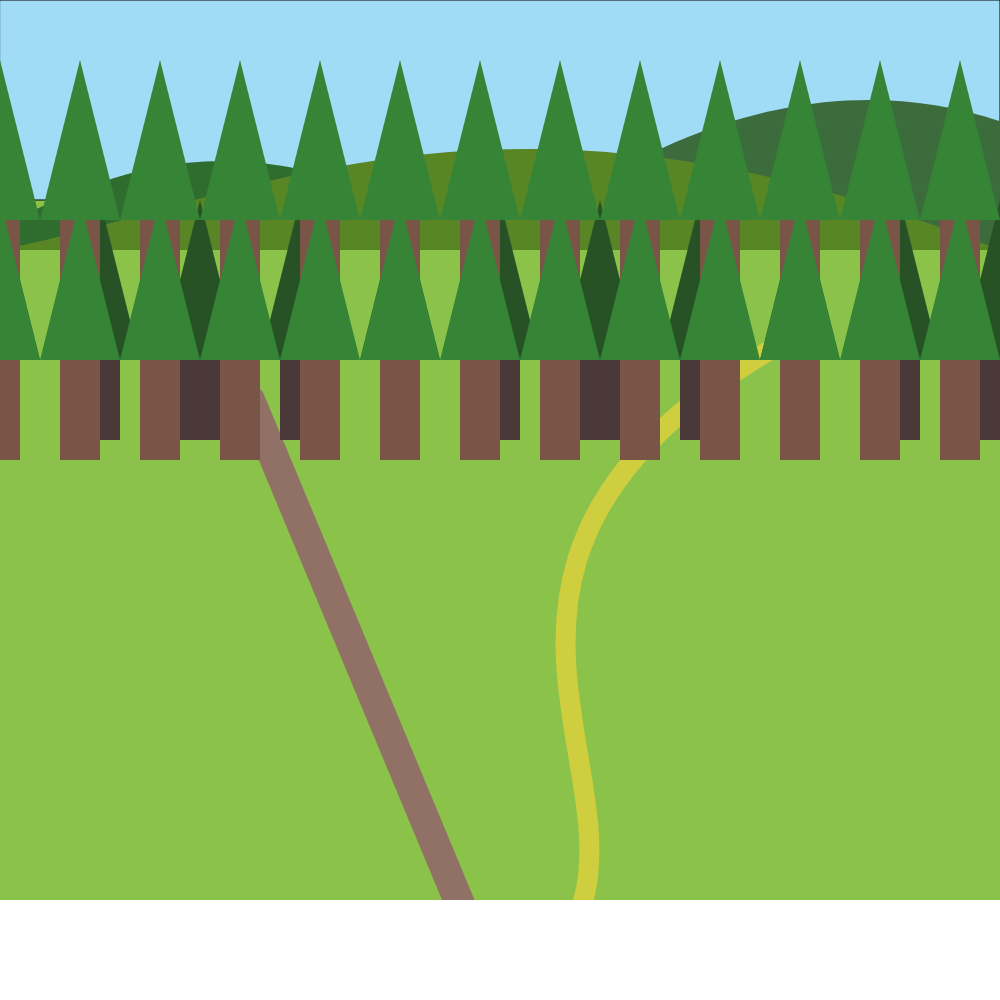
Frame 1 (no input)
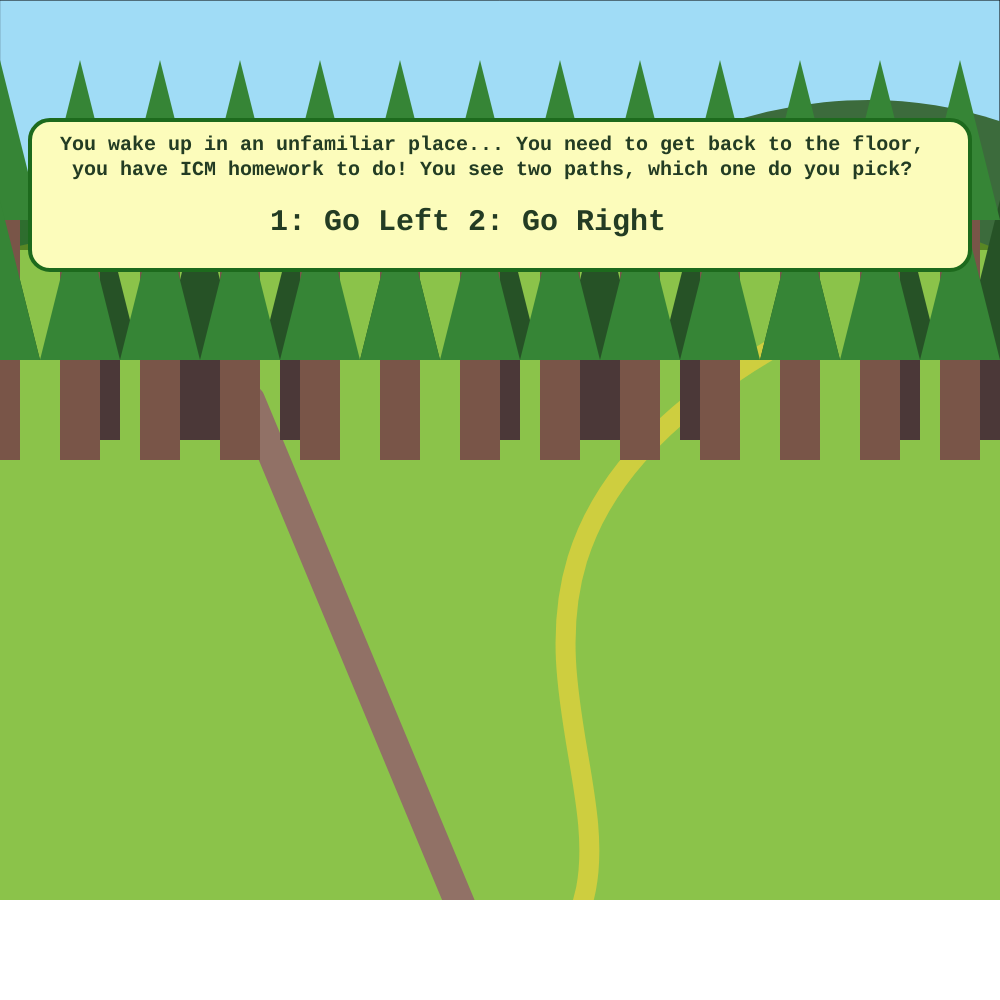
Frame 60 (no input)
Frame 120 (the mouse pressed at the canvas centre since frame 60): identical to frame 60, image omitted

The p5.js sketch that drew these frames (run headless with seeded random() and noise() and a simulated clock; from frame 60 on, the mouse is pressed at the canvas centre):

// p5.js sketch
// ── sketch.js
let currentScene;
let img;
let showText = false; 

// let showLeft = false;
// let showRight = false;
// let hasChosen = false;
// let showTitle = true;
// let leftStep = 0;
// let rightStep = 0;
// let randomShake;



function setup() {
  createCanvas(1000, 1000);

  
  currentScene = scene1;
}

function draw() {
  currentScene();
}

function scene1() {
  createCanvas(1000, 1000);
  background("#8BC34A");

  //blue sky
  fill("#A0DCF6");
  rect(0, 0, 1000, 200);

  //left road
  strokeWeight(30);
  stroke("#917166");
  line(500, 1000, 250, 400);

  //right road
  noFill();
  strokeWeight(20);
  stroke("rgb(206,206,63)");
  bezier(500, 1000, 750, 850, 350, 600, 770, 350);

  //background mountain
  strokeWeight(0);

  //right mountain
  fill("rgb(46,109,46)");
  bezier(-100, 250, 50, 250, 150, 50, 500, 250);

  //left mountain
  fill("rgb(60,107,60)");
  bezier(500, 250, 750, 50, 1000, 50, 1200, 250);
  //middle mountain
  fill("#598624");
  bezier(0, 250, 250, 200, 500, 50, 1000, 250);

  //trees
  for (let x = 0; x <= width; x += 100) {
    for (let y = 200; y <= 300; y += 120) {
      fill("rgb(38,82,38)");
      triangle(x, y, x + 40, y + 160, x - 40, y + 160);
      fill("rgb(75,56,56)");
      rect(x - 20, y + 160, 40, 80);
    }
  }
  for (let x = 0; x <= width; x += 80) {
    for (let y = 60; y <= 300; y += 140) {
      fill("rgb(54,133,54)");
      triangle(x, y, x + 40, y + 160, x - 40, y + 160);

      fill("#795548");
      rect(x - 20, y + 160, 40, 100);
    }
  }

  // White bar at the bottom
  fill(255);
  rect(0, 900, 1000, 100); // The white bar at the bottom for text
  
 setTimeout(function() {
    showText = true; 
  }, 1000);
  
  if (showText){
  fill("rgb(252,252,187)");
  stroke("rgb(29,106,29)"); // pink frame
  strokeWeight(4);
  rect(30, 120, 940, 150, 20); // 
  
  //show text
  
  fill("rgb(35,60,35)");
  textSize(20);
  strokeWeight(0);
 textFont('Courier New', 20);
  textStyle(BOLD);
  text(
    "You wake up in an unfamiliar place... You need to get back to the floor, \n you have ICM homework to do! You see two paths, which one do you pick?",
    60,
    150
  );
  textFont('Courier New', 30);
  text("1: Go Left 2: Go Right", 270, 230);
  }
  
  if (keyIsPressed) {
    if (key === "1") {
      currentScene = sceneB;
    } else if (key === "2") {
      currentScene = sceneTaigen;
    }
  }
}

function sceneB() {
  createCanvas(1000, 1000);
  colorMode(RGB, 255);
  background(200);

  //shirt
  noStroke();
  fill(255, 213, 0);
  ellipse(200, 400, 240, 220);

  //hair fill
  noStroke();
  fill(102, 51, 0);
  rect(105, 80, 190, 205, 80, 80, 0, 0);

  //face fill
  noStroke();
  fill(255, 226, 198);
  //ellipse(200, 190, 150, 170)
  rect(130, 120, 140, 150, 40, 40, 70, 65);

  //neck
  stroke(255, 226, 198);
  strokeWeight(50);
  line(200, 270, 200, 300);

  //left bang outline
  noFill();
  stroke(0);
  strokeWeight(5);
  bezier(185, 120, 100, 110, 180, 190, 105, 180);

  //right bang outline
  noFill();
  stroke(0);
  strokeWeight(5);
  bezier(215, 120, 300, 110, 220, 190, 295, 180);

  //left hair outline
  noFill();
  stroke(0);
  strokeWeight(5);
  bezier(200, 90, 40, 40, 160, 350, 105, 270);

  //right hair outline
  noFill();
  stroke(0);
  strokeWeight(5);
  bezier(200, 90, 360, 40, 240, 350, 295, 270);

  //line for face
  noFill();
  stroke(0);
  strokeWeight(5);
  arc(200, 205, 140, 130, 0, PI);

  //lines for nose
  stroke(0);
  strokeWeight(5);
  line(195, 170, 195, 190);

  noFill();
  stroke(0);
  strokeWeight(5);
  arc(195, 200, 20, 20, HALF_PI, PI + HALF_PI);

  //eyes
  strokeWeight(3);
  fill(102, 51, 0);
  ellipse(165, 170, 15, 20);
  ellipse(225, 170, 15, 20);

  noFill();
  curve(140, 200, 160, 163, 180, 155, 200, 160);
  curve(200, 200, 220, 163, 240, 155, 240, 160);
  //arc(240, 162, 40, 10, PI, PI + HALF_PI)

  //lips
  fill(255, 180, 153);
  noStroke();
  arc(200, 225, 60, 40, 0, PI);

  // White bar at the bottom

  // fill(255);
  // rect(0, 500, 400, 100); // The white bar at the bottom for text

  //show text
    fill(255);
  rect(0, 900, 1000, 100); // The white bar at the bottom for text
  fill("rgb(252,252,187)");
  stroke("#FFD044"); // pink frame
  strokeWeight(4);
  rect(350, 120, 600, 150, 20); // 
  
  fill(0);
  textSize(20);
 fill("rgb(35,60,35)");
  textSize(20);
  strokeWeight(0);
 textFont('Courier New', 20);
  textStyle(BOLD);
  
  text("Hi, I’m B! You want to get back to the floor?", 370, 180);
  text("Maybe Sana can help?", 370, 200);
  textFont('Courier New', 23);
  text("A: Go find Sana   B: I don't trust B...", 370, 240);

  if (keyIsPressed) {
    if (key === "A") {
      currentScene = sceneSana;
    } else if (key === "B") {
      currentScene = scene1;
    }
  }
}

function sceneTaigen() {
  // Create drawing canvas
  createCanvas(1000, 1000);
  background(204, 255, 255);
  fill(153, 153, 255);
  noStroke();
  background(204, 255, 255);

  // White bar at the bottom
  fill(255);
  rect(0, 900, 1000, 100); // The white bar at the bottom for text

 
  // Draw overlapping circles that react to mouseX
  fill(153, 153, 255);
  noStroke();
  let circleX1 = map(mouseX, 0, width, -300, 300);
  circle(circleX1, 153, 600);

  fill(153, 200, 255);
  let circleX2 = map(mouseX, 0, width, 900, 300);
  circle(circleX2, 153, 600);

  // Clothes
  fill(0, 0, 255);
  circle(250, 680, 500);
  
  // Face
  fill(234, 170, 140);
  noStroke();
  ellipse(300, 300, 330, 380);

  // Neck
  fill(234, 170, 140);
  rect(170, 400, 140, 120);
  circle(240, 480, 160);
  
 //show text
  fill(0);
  textSize(20);
  fill(255);
  rect(0, 900, 1000, 100); // The white bar at the bottom for text
  fill("rgb(252,252,187)");
  stroke("#673AB7"); // pink frame
  strokeWeight(4);
  rect(200, 500, 750, 150, 20); // 
  
  fill(0);
  textSize(20);
 fill("rgb(35,60,35)");
  textSize(20);
  strokeWeight(0);
 textFont('Courier New', 20);
  textStyle(BOLD);
  
  text("Hey! Taigen, here. Look at these pretty bubbles...", 220, 530);
  text(
    "If you want to get back to the floor, you’ll need to talk \nto Sana.",
    220,
    560
  );
  textFont('Courier New', 23);
  text("C: Talk to Sana    D: I don't trust Taigen...", 220, 620);
  // Eyes
  fill(255, 255, 255);
  ellipse(260, 260, 50, 70); // Left eye (white part)
  ellipse(400, 260, 50, 70); // Right eye (white part)

  // Black circles for pupils (move with mouseX)
  fill(0, 0, 0);

  // Limit the movement of the pupil within the white eye for the left eye
  let pupilLeftX = map(mouseX, 0, width, 250, 270); // Adjusted range for left eye
  ellipse(pupilLeftX, 260, 30, 40);

  // Limit the movement of the pupil within the white eye for the right eye
  let pupilRightX = map(mouseX, 0, width, 390, 410); // Adjusted range for right eye
  ellipse(pupilRightX, 260, 30, 40);

  // Nose
  fill(233, 150, 122);
  noStroke();
  strokeWeight(2);
  triangle(335, 290, 375, 330, 335, 360);

  // Mouth
  fill(255, 255, 255);
  mouthOpenAngle = map(mouseX, 0, width, 0, PI + QUARTER_PI); // Map mouseX to control mouth angle
  arc(330, 400, 100, 90, 0, mouthOpenAngle, PIE);

  // Ear
  fill(234, 180, 140);
  noStroke();
  ellipse(150, 300, 60, 80);
  fill(160, 160, 160);
  ellipse(150, 340, 10, 20);

  // Hair
  fill(0, 0, 0);
  noStroke();
  circle(340, 100, 150);
  circle(220, 130, 150);
  rotate(QUARTER_PI);
  ellipse(270, -60, 150, 300);
  rotate(QUARTER_PI / 2);
  rotate(QUARTER_PI / 2);
  ellipse(150, -400, 150, 180);

  
  // Background Circle
  fill(0, 0, 255);
  circle(0, 300, 500);

  if (keyIsPressed) {
    if (key === "C") {
      currentScene = sceneSana;
    } else if (key === "D") {
      currentScene = scene1;
    }
  }
}

function sceneSana() {
  let x = 10;
  // Create drawing canvas
  createCanvas(1000, 1000);
  // blue sky background
  background(135, 206, 235);

  //green grass
  fill(126, 200, 80);
  noStroke();
  rect(0, 320, 1000, 399);
  while (x < width) {
    ellipse(x, 400, 10, 200);
    x = x + 10;
  }
  // dark hair
  fill(72, 60, 50);
  ellipse(200, 200, 200, 250);
  circle(115, 250, 50);
  circle(120, 270, 50);
  circle(140, 300, 50);
  circle(150, 330, 50);
  circle(280, 250, 50);
  circle(270, 270, 50);
  circle(270, 300, 50);
  circle(259, 330, 50);

  // brown face
  fill(176, 108, 73);
  ellipse(200, 200, 150, 200);

  // white eyes
  fill(257);
  ellipse(170, 150, 40, 40);
  ellipse(230, 150, 40, 40);

  // Black pupils
  fill(0);
  ellipse(170, 160, 30, 20);
  ellipse(230, 160, 30, 20);

  //triangle nose
  fill(116, 61, 43);
  triangle(180, 200, 215, 200, 200, 170);

  // BIG SMILE
  fill(0);
  arc(200, 220, 80, 80, 0, PI, CHORD);

  // Pink mouth
  fill(255, 0, 127);
  ellipse(200, 250, 50, 20);

  // black body
  fill(0);
  rect(150, 275, 100, 200);

  // Bubble wand
  stroke(255);
  strokeWeight(5);
  line(200, 305, 200, 370);
  // No fill
  noFill();
  ellipse(200, 290, 30, 30);

  // Bubble!!
  noStroke();
  fill(240, 255, 255);
  circle(50, 50, 50, 50);
  console.log(x);
  circle(350, 120, 50, 50);
  circle(0, 200, 50, 50);
  fill(115, 147, 179);
  arc(50, 60, 30, 20, 0, PI + QUARTER_PI, PIE);
  arc(350, 130, 30, 20, 0, PI + QUARTER_PI, PIE);
  arc(0, 210, 30, 20, 0, PI + QUARTER_PI, PIE);

  // Two arms
  stroke(176, 108, 73);
  strokeWeight(20);
  line(200, 330, 155, 370);
  line(245, 370, 200, 360);

  noStroke();
  // White bar at the bottom
  fill(255);
  rect(0, 900, 1000, 100); // The white bar at the bottom for text

  //show text
  fill(0);
  textSize(20);
  
 fill(255);
  rect(0, 900, 1000, 100); // The white bar at the bottom for text
  fill("rgb(252,252,187)");
  stroke("#8BC34A"); // pink frame
  strokeWeight(4);
  rect(350, 120, 600, 150, 20); // 
  
  fill(0);
  textSize(20);
 fill("rgb(35,60,35)");
  textSize(20);
  strokeWeight(0);
 textFont('Courier New', 20);
  textStyle(BOLD);
  
  // text("Hi, I’m B! You want to get back to the floor?", 370, 180);
  // text("Maybe Sana can help?", 370, 200);
  // textFont('Courier New', 23);
  // text("A: Go find Sana   B: I don't trust B...", 370, 240);

  text(
    "What?! They sent you to me? I have no idea how \nto get back to the floor...",
    370,
    150
  );
  text("Maybe you should talk to Mark or Queenie?", 370, 200);
   textFont('Courier New', 23);
  text("U: Go find Mark   F: Go find Queenie", 370, 240);

  if (keyIsPressed) {
    if (key === "U") {
      currentScene = sceneMark;
    } else if (key === "F") {
      currentScene = sceneQueenie;
    }
  }
}

function sceneMark() {
  let color1, color2, color3;
  let mouthOpen;
  let eye1, eye2, eye3, eye4, eyeSize;
  createCanvas(1000, 1000);
  //Color Changer

  //mouseY range = 0-400
  //color range = existing color to desire color
  color1 = map(mouseY, 0, 400, 255, 255);
  color2 = map(mouseY, 0, 400, 5, 220);
  color3 = map(mouseY, 0, 400, 5, 177);

  mouthOpen = map(mouseY, 0, 400, 2 * PI - 1, PI);

  //255,220,177

  /*
  print("X:", mouseX);
  print("Y:", mouseY);
  */

  background(139, 69, 19);

  //frame
  rect(20, 20, 360, 360);

  //sand and sky
  noStroke();
  fill(135, 206, 235);
  rect(20, 20, 360, 280);

  //SUN
  fill(209, 64, 9);
  circle(mouseX, mouseY, 60);

  fill(246, 220, 189);
  rect(20, 300, 360, 80);
  ellipse(50, 350, 1, 1);

  //HERE
  //face
  fill(color1, color2, color3);
  //255,220,177
  ellipse(200, 160, 100, 120);

  circle(200, 300, 150);

  //arms

  ellipse(110, 230, 150, 30);
  ellipse(300, 230, 150, 30);

  //mouth
  fill(255);
  arc(200, 185, 50, 50, 0, mouthOpen, CHORD);

  //Shake Function

  let xOffset = random(-5, 5);
  let yOffset = random(-5, 5);

  if (mouseY > 200) {
    //eyes
    fill(255);
    circle(180, 145, 20);
    circle(240, 145, 20);
  } else {
    circle(180 + xOffset, 145 + yOffset, 20);
    circle(240 + xOffset, 145 + yOffset, 20);
  }

  //hair
  fill(251, 231, 161);
  triangle(192, 100, 180, 89, 127, 140);
  fill(251, 231, 161);
  triangle(193, 98, 204, 84, 251, 128);

  //I'M JUST KEN
  fill(255, 220, 177);

  stroke(300, 200, 177);
  square(145, 250, 55, 20);
  square(190, 250, 55, 20);
  square(145, 280, 55, 20);
  square(190, 280, 55, 20);
  square(145, 300, 55, 20);
  square(190, 300, 55, 20);

  // White bar at the bottom
  fill(255);
  rect(0, 900, 1000, 100); // The white bar at the bottom for text

  //show text
  fill(0);
  textSize(20);
  
fill(255);
  rect(0, 900, 1000, 100); // The white bar at the bottom for text
  fill("rgb(252,252,187)");
  stroke("#E91E63"); // pink frame
  strokeWeight(4);
  rect(350, 120, 600, 250, 20); // 
  
  fill(0);
  textSize(20);
 fill("rgb(35,60,35)");
  textSize(20);
  strokeWeight(0);
 textFont('Courier New', 20);
  textStyle(BOLD);
  
  // text("Hi, I’m B! You want to get back to the floor?", 370, 180);
  // text("Maybe Sana can help?", 370, 200);
  // textFont('Courier New', 23);
  // text("A: Go find Sana   B: I don't trust B...", 370, 240);

  text(
    "eeeerrraaaeeefausdifuahduhdfCANVASisnotdyna\nmicAHHhahdfdcanvas not dynamciconacnd\nufnaisudhfiasudhfiasudhfiahdsfiausndfiandsf",
    370,
    150
  );
  text(
    "*&@#$*#*&dfjnaidfiaudblah blah blah blah \nblah ablha blah ablhalahalh",
    370,
    230
  );
  textFont('Courier New', 23);
  text("E: ...slowly back away and return to Sana", 370, 300);

  if (keyIsPressed) {
    if (key === "E") {
      currentScene = sceneSana;
    }
  }
}

function sceneQueenie() {
  createCanvas(1000, 1000); // Create the canvas
  background(255, 192, 203); // Set background color

  // Polka Dot Background
  noStroke();
  fill(193, 231, 245);
  circle(150, 150, 50);
  circle(50, 500, 50);
  circle(30, 40, 50);
  circle(60, 240, 50);
  circle(120, 350, 50);
  circle(10, 320, 50);
  circle(400, 50, 50);
  circle(480, 250, 50);
  circle(380, 300, 50);
  circle(420, 550, 50);
  circle(260, 70, 50);

  // Back hair
  fill(0);
  ellipse(250, 220, 200, 300);

  // Face and neck
  fill(234, 176, 144);
  noStroke();
  rect(210, 250, 80, 100);
  ellipse(250, 200, 180, 200);

  // Front bang hair
  fill(0);
  arc(250, 170, 170, 180, PI, 0);

  // Front bang hair skin color
  stroke(234, 176, 144);
  strokeWeight(6);
  line(178, 179, 190, 140);

  // Eyes (White Part)
  noStroke();
  fill(255);
  circle(210, 215, 40); // Left eye
  circle(285, 215, 40); // Right eye

  // Eyes (Black Part)
  fill(0);
  circle(210, 215, 20); // Left pupil
  circle(285, 215, 20); // Right pupil

  // Pupil base positions
  let leftPupilX = 210;
  let rightPupilX = 285;
  let pupilY = 215;

  // Adjust pupil movement based on mouse position
  if (mouseX < 200 && mouseY > 200 && mouseY < 400) {
    leftPupilX -= 10; // Move left pupil to the left
    rightPupilX -= 10; // Move right pupil to the left
  } else if (mouseX > 300 && mouseY > 200 && mouseY < 400) {
    leftPupilX += 10; // Move left pupil to the right
    rightPupilX += 10; // Move right pupil to the right
  }

  if (mouseY < 200) {
    pupilY -= 10; // Move pupils up
  } else if (mouseY > 400) {
    pupilY += 10; // Move pupils down
  }

  // Draw the white pupils inside the black eyes
  fill(255);
  circle(leftPupilX, pupilY, 10); // Left pupil
  circle(rightPupilX, pupilY, 10); // Right pupil

  // Nose
  stroke(0);
  strokeWeight(1);
  fill(234, 176, 144);
  rect(240, 220, 17, 28);

  // Mouth
  stroke(0);
  strokeWeight(1);
  fill(255);
  arc(250, 260, 80, 50, 0, PI);
  line(213, 270, 287, 270);

  // Hands
  noStroke();
  fill(234, 176, 144);
  circle(60, 410, 50);
  circle(460, 410, 50);
  stroke(234, 176, 144);
  strokeWeight(12);
  line(40, 400, 30, 360);
  line(45, 400, 60, 360);

  // Shirt
  noStroke();
  fill(255);
  rect(130, 320, 250, 300, 100);
  rect(60, 370, 100, 80, 20);
  rect(360, 370, 100, 80, 20);

  // Shirt placket
  stroke(0);
  strokeWeight(0.5);
  rect(240, 320, 20, 300);

  // Shirt buttons
  circle(250, 340, 12);
  circle(250, 400, 12);
  circle(250, 460, 12);
  circle(250, 520, 12);
  circle(250, 580, 12);

  // Sleeves
  stroke(0);
  strokeWeight(1);
  line(75, 370, 75, 450);
  line(445, 370, 445, 450);

  // Pants
  fill(0);
  rect(143, 570, 225, 100);

  // Blush
  noStroke();
  fill(255, 200, 203);
  ellipse(195, 242, 40, 20);
  ellipse(307, 242, 40, 20);

  // White bar at the bottom
  fill(255);
  rect(0, 900, 1000, 100); // The white bar at the bottom for text

  //show text
  fill(0);
  textSize(20);

   rect(0, 900, 1000, 100); // The white bar at the bottom for text
  fill("rgb(252,252,187)");
  stroke("#FF85AE"); // pink frame
  strokeWeight(4);
  rect(350, 120, 600, 280, 20); // 
  
  fill(0);
  textSize(20);
 fill("rgb(35,60,35)");
  textSize(20);
  strokeWeight(0);
 textFont('Courier New', 20);
  textStyle(BOLD);
  
  // text("Hi, I’m B! You want to get back to the floor?", 370, 180);
  // text("Maybe Sana can help?", 370, 200);
  // textFont('Courier New', 23);
  // text("A: Go find Sana   B: I don't trust B...", 370, 240);

  text("Hi, I'm Queenie! I can teleport you back to\nthe floor!", 370, 180);
  text("But do you REALLY want to do ICM homework right \nnow?", 370, 230);
  
   textFont('Courier New', 23);
  text(
    "G: Teleport to the floor  \nH: Go back to the forest, we can do ICM\n later...",
    370,
    300
  );

  if (keyIsPressed) {
    if (key === "G") {
      currentScene = sceneFloor;
    } else if (key === "H") {
      currentScene = scene1;
    }
  }
}

function sceneFloor() {
 
  createCanvas(1000, 1000); // Create a 1000x1000 canvas

  background(220); // Light gray background to represent the general ambiance of the room

  // Drawing the ceiling lights
  fill(200);
  noStroke();
  rect(0, 0, 1000, 150); // Ceiling area
  fill(255);
  rect(100, 40, 800, 30); // Large ceiling light panel
  fill(240);
  rect(200, 100, 600, 20); // Another ceiling light panel

  // Drawing vertical columns
  fill(50);
  rect(150, 0, 50, 1000); // Left column
  rect(800, 0, 50, 1000); // Right column

  // Drawing hanging lights and wires
  stroke(0);
  strokeWeight(3);
  line(500, 0, 500, 300); // Wire hanging from the ceiling
  ellipse(500, 300, 20, 20); // Light bulb

  // Drawing the far back tables and chairs
  fill(150);
  noStroke();
  rect(100, 700, 800, 50); // Large desk surface
  rect(200, 750, 150, 100); // Chair on left
  rect(700, 750, 150, 100); // Chair on right

  // Drawing the front desk and objects on it
  fill(180);
  rect(50, 800, 900, 150); // Front table
  fill(100);
  rect(200, 900, 70, 70); // Laptop on the table
  fill(255, 150, 0);
  rect(600, 900, 50, 100); // Bottle on the table
  2
  // Drawing some additional details (people or screens)
  fill(100);
  rect(400, 600, 100, 200); // Person or standing object
  rect(550, 600, 100, 200); // Another person or standing object

  // Drawing a screen in the background
  fill(0);
  rect(750, 500, 200, 100); // Big screen or window

  // Additional minor details to simulate the ambiance
  stroke(150);
  line(200, 200, 800, 200); // Ceiling pipes
  line(100, 250, 900, 250); // Another ceiling pipe

  // Simplifying other details for overall feel
  
  fill("red");
  strokeWeight(0);
  textFont('Courier New', 30);
  textStyle(BOLD);
  
  text("Congrats you made it back to the floor!\nLots of assignments waiting for you", 190, 350);

}
                
